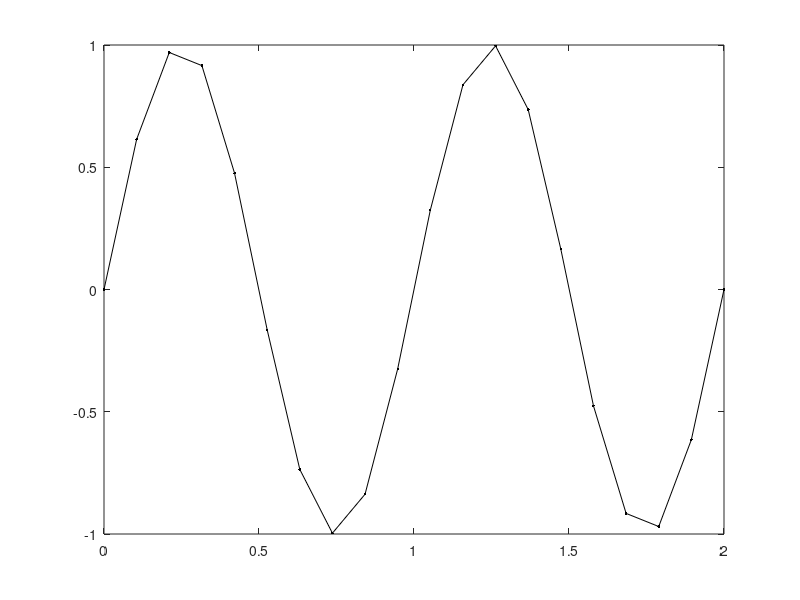

Reproduce this figure in MATLAB. (Note: this script raises an error after producing the figure.)
     
% test errorbarxy
close all; clear all; clc
% restoredefaultpath

x = linspace(0,2,20);
y = sin(2*pi*x);
dx = 0.1*ones(size(x));
dy = 0.3*ones(size(x));
plot(x,y,'.-k');
errorbarxy(x,y,dx,dy);

%% dx = []
close all
x = linspace(0,2,20);
y = sin(2*pi*x);
dy = 0.3*ones(size(x));
plot(x,y,'.-k');
errorbarxy(x,y,[],dy);

%% dy = []
close all
x = linspace(0,2,20);
y = sin(2*pi*x);
dx = 0.1*ones(size(x));
plot(x,y,'.-k');
errorbarxy(x,y,dx,[]);

%% assymmetric dx
close all; clear all
x = linspace(0,2,20);
y = sin(2*pi*x);
dx(:,1) = 0.1*ones(numel(x),1);
dx(:,2) = 0.3*ones(numel(x),1);
dy = 0.05*ones(size(x));
plot(x,y,'.-b');
errorbarxy(x,y,dx,dy);

%% assymmetric dy
close all; clear all
x = linspace(0,2,20);
y = sin(2*pi*x);
dy(:,1) = 0.1*ones(numel(x),1);
dy(:,2) = 0.3*ones(numel(x),1);
dx = 0.05*ones(size(x));
plot(x,y,'.-b');
errorbarxy(x,y,dx,dy);

%% nan values in dx
close all; clear all
x = linspace(0,2,20);
y = sin(2*pi*x);
dy(:,1) = 0.1*ones(numel(x),1);
dy(:,2) = 0.3*ones(numel(x),1);
dx = 0.05*ones(size(x));
dx(10) = NaN;
plot(x,y,'.-b');
errorbarxy(x,y,dx,dy);

%% nan values in dx and assymetric dy
close all; clear all
x = linspace(0,2,20);
y = sin(2*pi*x);
dy(:,1) = 0.1*ones(numel(x),1);
dy(:,2) = 0.3*ones(numel(x),1);
dx = 0.05*ones(size(x));
dx(10) = NaN;
dy(4,1) = NaN;
plot(x,y,'.-b');
errorbarxy(x,y,dx,dy);

%% Inf and Nan values in dx and assymetric dy
close all; clear all
x = linspace(0,2,20);
y = sin(2*pi*x);
dy(:,1) = 0.1*ones(numel(x),1);
dy(:,2) = 0.3*ones(numel(x),1);
dx = 0.05*ones(size(x));
dx(10) = NaN;
dx(12) = Inf;
dy(4,1) = NaN;
dy(10,2) = Inf;
plot(x,y,'.-b');
errorbarxy(x,y,dx,dy);

%% check linspec
close all; clear all
x = linspace(0,2,20);
y = sin(2*pi*x);
dy(:,1) = 0.1*ones(numel(x),1);
dy(:,2) = 0.3*ones(numel(x),1);
dx = 0.05*ones(size(x));
dx(10) = NaN;
dx(12) = Inf;
dy(4,1) = NaN;
dy(10,2) = Inf;
plot(x,y,'.-k','LineWidth',2);
errorbarxy(x,y,dx,dy,'b','LineWidth',2);

%% check handle returns
close all; clear all; clc
x = linspace(0,2,20);
y = sin(2*pi*x);
dy(:,1) = 0.1*ones(numel(x),1);
dy(:,2) = 0.3*ones(numel(x),1);
dx = 0.05*ones(size(x));
plot(x,y,'.-k','LineWidth',2);
[hdx,hdy] = errorbarxy(x,y,dx,dy,'-b','LineWidth',2);
hdx(1).LineWidth = 10;
hdy(10).Color = 'red';

%% move error bars to top layer
close all; clear all; clc
x = linspace(0,2,20);
y = sin(2*pi*x);
dy(:,1) = 0.1*ones(numel(x),1);
dy(:,2) = 0.3*ones(numel(x),1);
dx = 0.05*ones(size(x));
plot(x,y,'.-b');
[hdx,hdy] = errorbarxy(x,y,dx,dy,'-r','LineWidth',2);
uistack(hdx,'top');

%% specify plotting axis
close all; clear all; clc
x = linspace(0,2,20);
y = sin(2*pi*x);
dy(:,1) = 0.1*ones(numel(x),1);
dy(:,2) = 0.3*ones(numel(x),1);
dx = 0.05*ones(size(x));

figure(1);
ax(1) = axes;
plot(x,y,'.-b');

figure(2);
ax(2) = axes;
plot(x,10*y,'.-k');

[hdx,hdy] = errorbarxy(ax(1),x,y,dx,dy,'-r','LineWidth',2);






